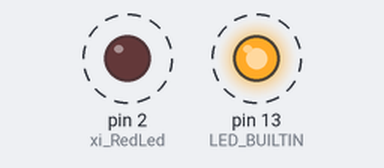
Bench run of a sketch on a simulated Arduino Uno, built with avr-gcc and run on an emulated ATmega328P. Shown: output pins drawn as LEDs (lit = HIGH). Dashed ring = blinking.

Above: at 0.2 s.
Timing chart, 0 to 4.6 s (numbered marks = the images above):
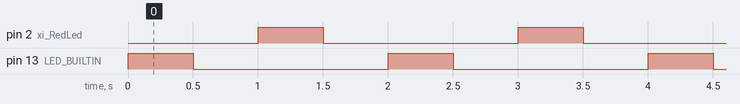

Measured:
- by itself, pin 2 (xi_RedLed), pin 13 (LED_BUILTIN): alternates HIGH for 0.50 s and LOW for 1.5 s
- by itself, everything shown: repeats every 2.0 s, in 4 steps

The sketch:

01_up_down_led.ino
```cpp
//broche number
const int xi_RedLed = 2;

void UpDown(const int led, const int sleep_time)
{
  digitalWrite(led, HIGH); //up led (like true)
  delay(sleep_time); //ms
  digitalWrite(led, LOW); //down led (like false)
  delay(sleep_time); //ms
}

//code execution one time
void setup() {
//pin led in card (OUPUT: SET DATA)
  pinMode(LED_BUILTIN, OUTPUT);
//pin led in breadboard (INPUT: GET DATA)
  pinMode(xi_RedLed, OUTPUT);
}

void loop() {
  UpDown(LED_BUILTIN, 500);
  UpDown(xi_RedLed, 500);
}
```
